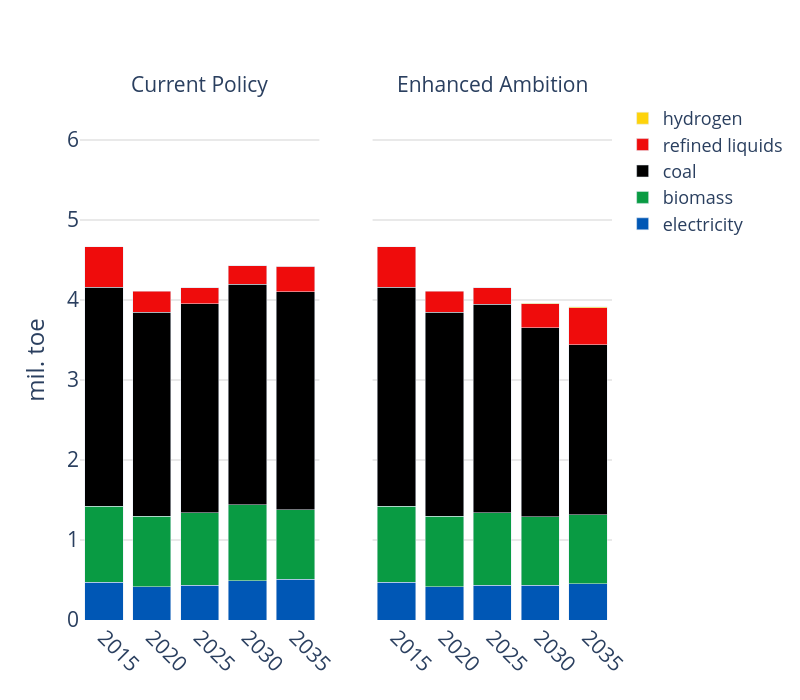

The cell this chart's notebook holds for it:
### Code cell
years = list(range(2015, 2051, 5))

# Create subplots with secondary y-axes
fig = make_subplots(
    rows=1, cols=2,
    shared_yaxes=True,
    shared_xaxes=True,
    subplot_titles=("Current Policy", "Enhanced Ambition")
)

# Add traces from fig1
for tr in fig1.data:
    tr.showlegend = False  # Show legend

    # Apply color and pattern if available
    if tr.name in fuel_colors:
        tr.marker.color = fuel_colors[tr.name]
        pattern = fuel_patterns.get(tr.name)
        if pattern:
            tr.marker.pattern = dict(shape=pattern)

    fig.add_trace(tr, row=1, col=1)

for tr in fig2.data:
    if tr.name in fuel_colors:
        tr.marker.color = fuel_colors[tr.name]
        pattern = fuel_patterns.get(tr.name)
        if pattern:
            tr.marker.pattern = dict(shape=pattern)

    fig.add_trace(tr, row=1, col=2, secondary_y=False)

# Layout settings
fig.update_layout(
    barmode='stack',
    plot_bgcolor='rgba(0,0,0,0)',
    width=800,
    height=700,
    title=dict(
        # text="<b>Final Energy Consumption in Cement</b>",
        font=dict(size=24),
        x=0.5
    ),
    yaxis=dict(
        title="mil. toe",
        range=[0, 6.5],
        showgrid=True,
        gridcolor='lightgray',
        title_font=dict(size=24),
        tickfont=dict(size=21)
    ),
    xaxis=dict(
        tickvals=years,
        ticktext=[str(y) for y in years],
        tickangle=45,
        tickfont=dict(size=21)
    ),
    yaxis2=dict(
        range=[0, 6.5],
        showgrid=True,
        gridcolor='lightgray',
        tickfont=dict(size=21)
    ),
    xaxis2=dict(
        tickvals=years,
        ticktext=[str(y) for y in years],
        tickangle=45,
        tickfont=dict(size=21)
    ),
    legend=dict(
        traceorder="reversed",
        font=dict(size=18),
        x=1.02, y=1,
        borderwidth=0
    )
)

# Apply font size to annotations (if any)
fig.update_annotations(font=dict(size=21))

# Show figure
fig.show()

### Figure 1 — Plotly figure (JSON) as saved in the notebook; plotly's stock layout.template omitted (floating-point values rounded to 4 significant figures)
{"data": [{"hovertemplate": "energy=electricity<br>Year=%{x}<br>value=%{y}<extra></extra>", "legendgroup": "electricity", "marker": {"color": "#0057B5", "pattern": {"shape": ""}}, "name": "electricity", "orientation": "v", "showlegend": false, "textposition": "auto", "type": "bar", "x": [2015, 2020, 2025, 2030, 2035], "xaxis": "x", "y": [0.4695, 0.414, 0.4329, 0.4922, 0.5108], "yaxis": "y"}, {"hovertemplate": "energy=biomass<br>Year=%{x}<br>value=%{y}<extra></extra>", "legendgroup": "biomass", "marker": {"color": "#099B43", "pattern": {"shape": ""}}, "name": "biomass", "orientation": "v", "showlegend": false, "textposition": "auto", "type": "bar", "x": [2015, 2020, 2025, 2030, 2035], "xaxis": "x", "y": [0.9521, 0.8852, 0.906, 0.9461, 0.8669], "yaxis": "y"}, {"hovertemplate": "energy=coal<br>Year=%{x}<br>value=%{y}<extra></extra>", "legendgroup": "coal", "marker": {"color": "#000000", "pattern": {"shape": ""}}, "name": "coal", "orientation": "v", "showlegend": false, "textposition": "auto", "type": "bar", "x": [2015, 2020, 2025, 2030, 2035], "xaxis": "x", "y": [2.738, 2.549, 2.612, 2.761, 2.728], "yaxis": "y"}, {"hovertemplate": "energy=refined liquids<br>Year=%{x}<br>value=%{y}<extra></extra>", "legendgroup": "refined liquids", "marker": {"color": "#EF0C0C", "pattern": {"shape": ""}}, "name": "refined liquids", "orientation": "v", "showlegend": false, "textposition": "auto", "type": "bar", "x": [2015, 2020, 2025, 2030, 2035], "xaxis": "x", "y": [0.5033, 0.2635, 0.204, 0.2295, 0.314], "yaxis": "y"}, {"hovertemplate": "energy=hydrogen<br>Year=%{x}<br>value=%{y}<extra></extra>", "legendgroup": "hydrogen", "marker": {"color": "#FED30B", "pattern": {"shape": ""}}, "name": "hydrogen", "orientation": "v", "showlegend": false, "textposition": "auto", "type": "bar", "x": [2025, 2030, 2035], "xaxis": "x", "y": [5.319e-06, 0.001091, 0.001654], "yaxis": "y"}, {"hovertemplate": "energy=electricity<br>Year=%{x}<br>value=%{y}<extra></extra>", "legendgroup": "electricity", "marker": {"color": "#0057B5", "pattern": {"shape": ""}}, "name": "electricity", "orientation": "v", "showlegend": true, "textposition": "auto", "type": "bar", "x": [2015, 2020, 2025, 2030, 2035], "xaxis": "x2", "y": [0.4695, 0.414, 0.4326, 0.4372, 0.4516], "yaxis": "y2"}, {"hovertemplate": "energy=biomass<br>Year=%{x}<br>value=%{y}<extra></extra>", "legendgroup": "biomass", "marker": {"color": "#099B43", "pattern": {"shape": ""}}, "name": "biomass", "orientation": "v", "showlegend": true, "textposition": "auto", "type": "bar", "x": [2015, 2020, 2025, 2030, 2035], "xaxis": "x2", "y": [0.9521, 0.8852, 0.9054, 0.8559, 0.8654], "yaxis": "y2"}, {"hovertemplate": "energy=coal<br>Year=%{x}<br>value=%{y}<extra></extra>", "legendgroup": "coal", "marker": {"color": "#000000", "pattern": {"shape": ""}}, "name": "coal", "orientation": "v", "showlegend": true, "textposition": "auto", "type": "bar", "x": [2015, 2020, 2025, 2030, 2035], "xaxis": "x2", "y": [2.738, 2.549, 2.611, 2.359, 2.125], "yaxis": "y2"}, {"hovertemplate": "energy=refined liquids<br>Year=%{x}<br>value=%{y}<extra></extra>", "legendgroup": "refined liquids", "marker": {"color": "#EF0C0C", "pattern": {"shape": ""}}, "name": "refined liquids", "orientation": "v", "showlegend": true, "textposition": "auto", "type": "bar", "x": [2015, 2020, 2025, 2030, 2035], "xaxis": "x2", "y": [0.5033, 0.2634, 0.2039, 0.3041, 0.461], "yaxis": "y2"}, {"hovertemplate": "energy=hydrogen<br>Year=%{x}<br>value=%{y}<extra></extra>", "legendgroup": "hydrogen", "marker": {"color": "#FED30B", "pattern": {"shape": ""}}, "name": "hydrogen", "orientation": "v", "showlegend": true, "textposition": "auto", "type": "bar", "x": [2025, 2030, 2035], "xaxis": "x2", "y": [3.833e-06, 0.002223, 0.01277], "yaxis": "y2"}], "layout": {"annotations": [{"font": {"size": 21}, "showarrow": false, "text": "Current Policy", "x": 0.225, "xanchor": "center", "xref": "paper", "y": 1, "yanchor": "bottom", "yref": "paper"}, {"font": {"size": 21}, "showarrow": false, "text": "Enhanced Ambition", "x": 0.775, "xanchor": "center", "xref": "paper", "y": 1, "yanchor": "bottom", "yref": "paper"}], "barmode": "stack", "height": 700, "legend": {"borderwidth": 0, "font": {"size": 18}, "traceorder": "reversed", "x": 1.02, "y": 1}, "plot_bgcolor": "rgba(0,0,0,0)", "title": {"font": {"size": 24}, "x": 0.5}, "width": 800, "xaxis": {"anchor": "y", "domain": [0, 0.45], "tickangle": 45, "tickfont": {"size": 21}, "ticktext": ["2015", "2020", "2025", "2030", "2035", "2040", "2045", "2050"], "tickvals": [2015, 2020, 2025, 2030, 2035, 2040, 2045, 2050]}, "xaxis2": {"anchor": "y2", "domain": [0.55, 1], "tickangle": 45, "tickfont": {"size": 21}, "ticktext": ["2015", "2020", "2025", "2030", "2035", "2040", "2045", "2050"], "tickvals": [2015, 2020, 2025, 2030, 2035, 2040, 2045, 2050]}, "yaxis": {"anchor": "x", "domain": [0, 1], "gridcolor": "lightgray", "range": [0, 6.5], "showgrid": true, "tickfont": {"size": 21}, "title": {"font": {"size": 24}, "text": "mil. toe"}}, "yaxis2": {"anchor": "x2", "domain": [0, 1], "gridcolor": "lightgray", "matches": "y", "range": [0, 6.5], "showgrid": true, "showticklabels": false, "tickfont": {"size": 21}}}}
